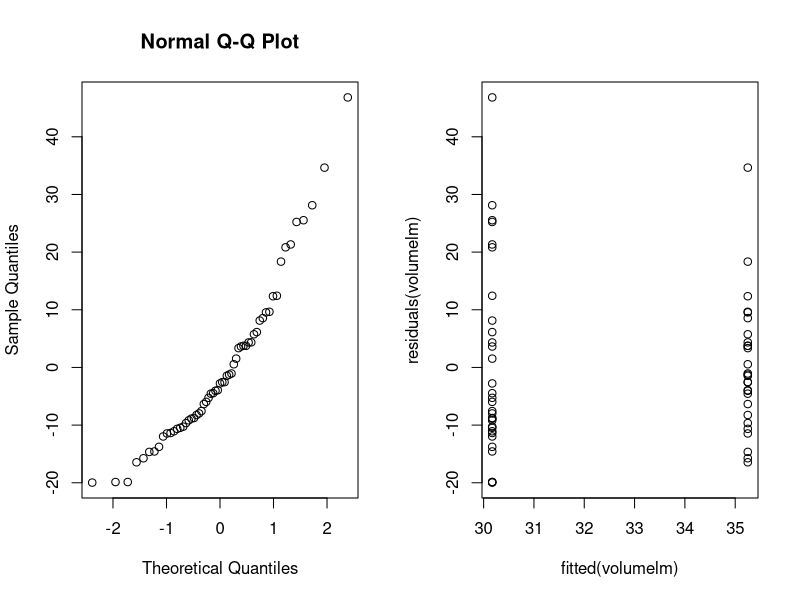
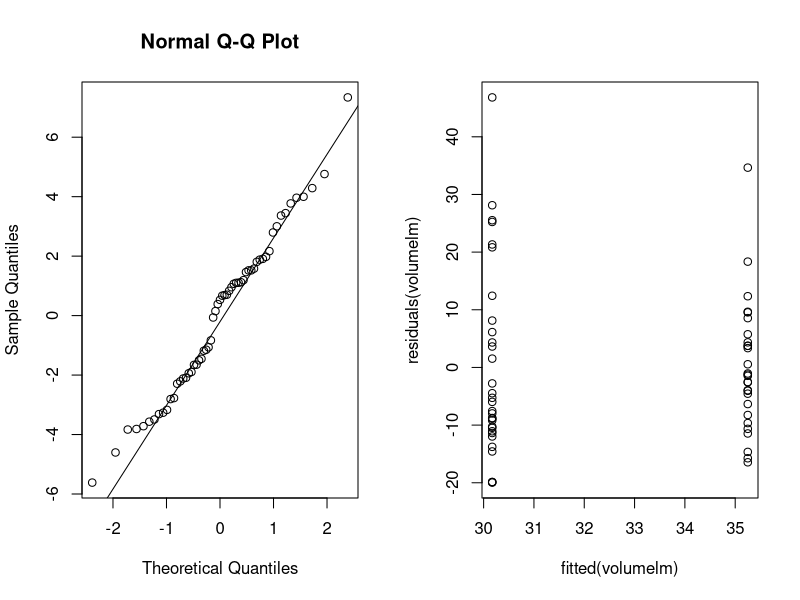
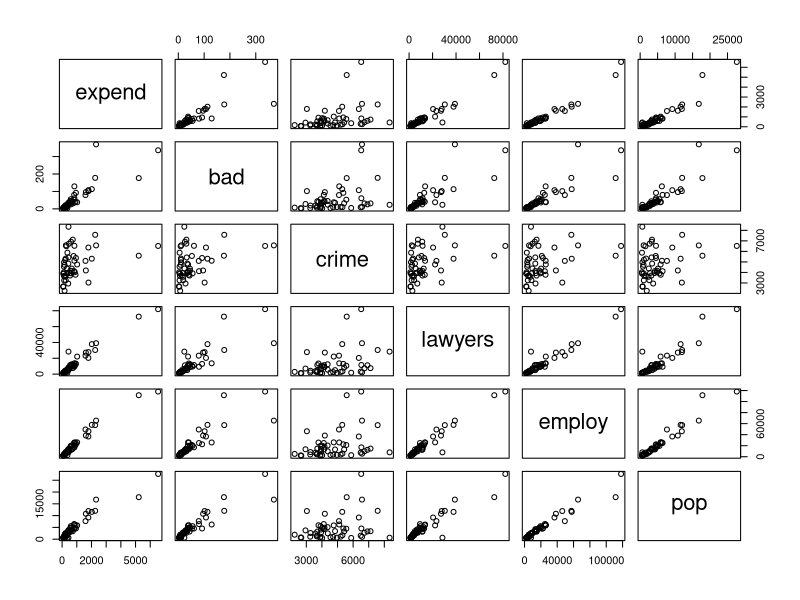
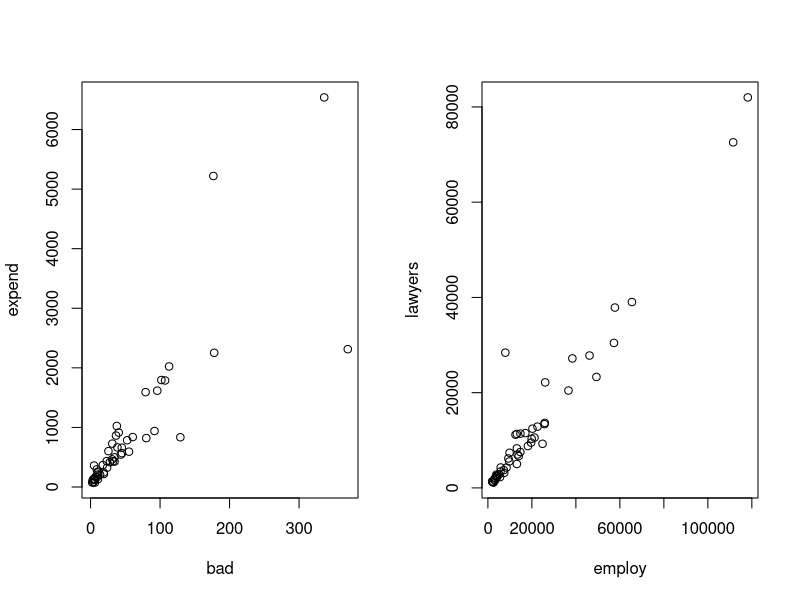
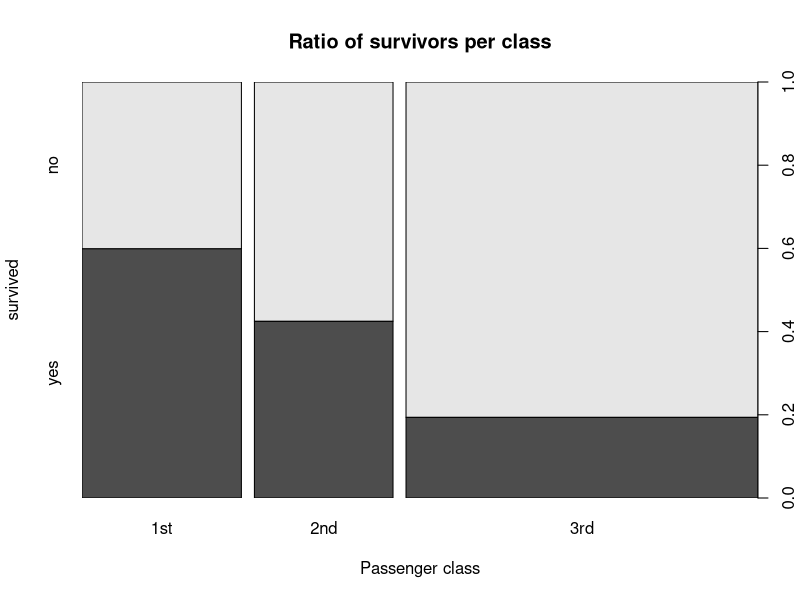
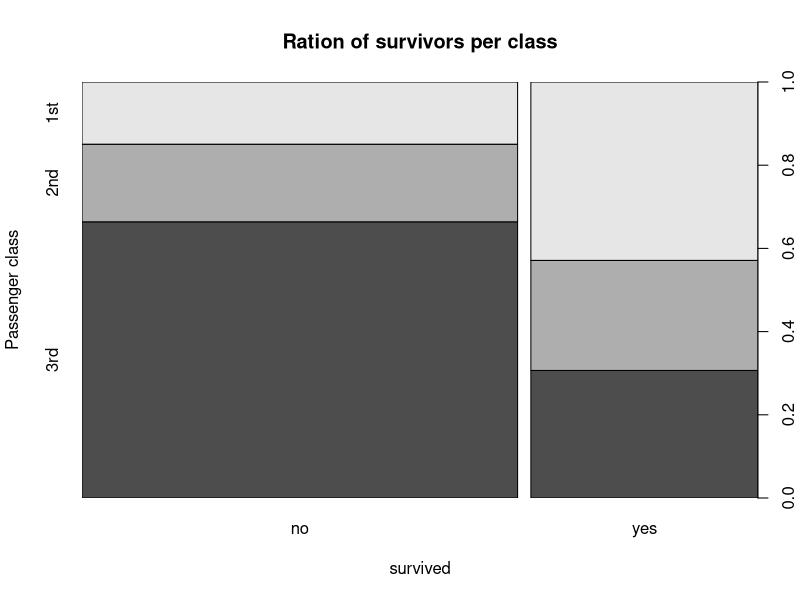
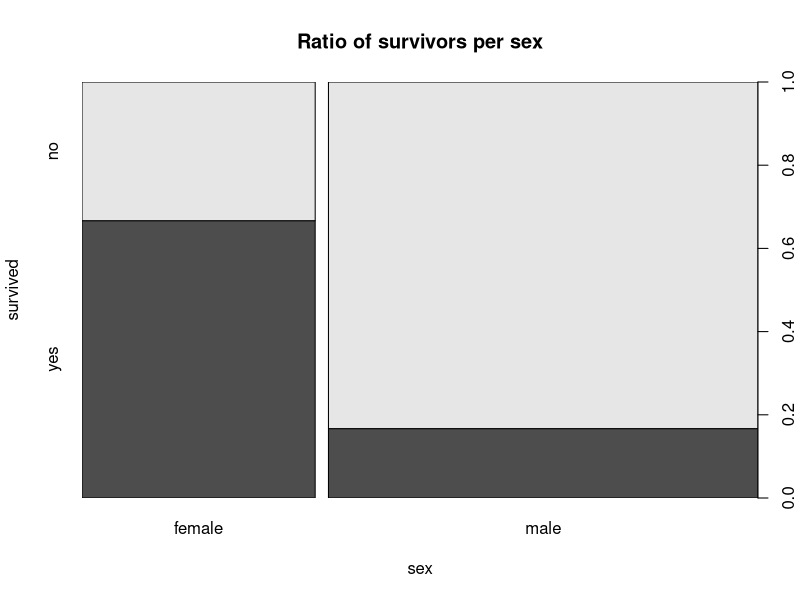
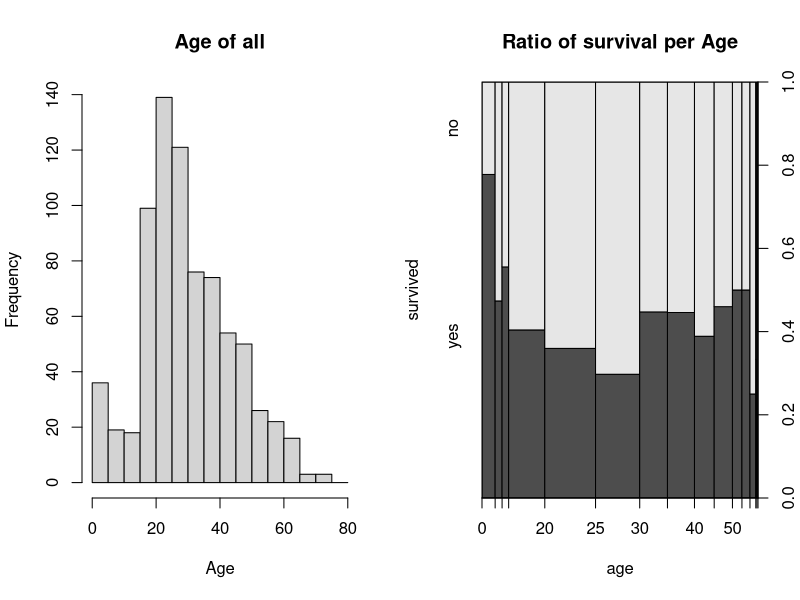

The R script that drew these images, in order:
## ---- chunk 1
treeVolume = read.table("treeVolume.txt", header = T)
head(treeVolume)
## ---- chunk 2
volumelm = lm(volume ~ factor(type), data = treeVolume)
anova(volumelm)
## ---- chunk 3
par(mfrow=c(1,2))
qqnorm(residuals(volumelm))
plot(fitted(volumelm), residuals(volumelm))
par(mfrow=c(1,1))
## ---- chunk 4
t.test(volume ~ factor(type), data=treeVolume)
## ---- chunk 5
volumelm1 = lm(volume ~ height + factor(type) * diameter, data = treeVolume)
anova(volumelm1)
## ---- chunk 6
volumelm2 = lm(volume ~ diameter + factor(type) * height, data = treeVolume)
anova(volumelm2)
## ---- chunk 7
volumeFulllm = lm(volume ~ diameter + height + factor(type), data = treeVolume)
anova(volumeFulllm)
## ---- chunk 8
volumeFulllm = lm(volume ~ diameter + height, data = treeVolume)
anova(volumeFulllm)
## ---- chunk 9
volumeFulllm = lm(volume ~ diameter * height, data = treeVolume)
anova(volumeFulllm)
## ---- chunk 10
par(mfrow=c(1,2))
qqnorm(residuals(volumeFulllm))
qqline(residuals(volumeFulllm))
plot(fitted(volumelm), residuals(volumelm))
par(mfrow=c(1,1))

## ---- chunk 11
d = mean(treeVolume$diameter)
h = mean(treeVolume$height)
avgTree = data.frame(diameter=d, height=h, type="oak")

unname(predict(volumeFulllm, avgTree))

## ---- chunk 12
perfectVolume = pi * (treeVolume$diameter / 2)**2 * treeVolume$height
volumePerfectlm = lm(treeVolume$volume ~ perfectVolume)
anova(volumePerfectlm)
## ---- chunk 13
summary(volumeFulllm)
summary(volumePerfectlm)
## ---- chunk 14
expensescrime = read.table("expensescrime.txt", header = T)
pairs(expensescrime[,-1])
## ---- chunk 15
par(mfrow=c(1,2))
plot(expend ~ bad, data=expensescrime)
plot(lawyers ~ employ, data=expensescrime)
par(mfrow=c(1,1))
## ---- chunk 16
summary(lm(expend ~ bad, data=expensescrime))$r.squared
summary(lm(expend ~ crime, data=expensescrime))$r.squared
summary(lm(expend ~ lawyers, data=expensescrime))$r.squared
summary(lm(expend ~ employ, data=expensescrime))$r.squared
summary(lm(expend ~ pop, data=expensescrime))$r.squared


## ---- chunk 17
summary(lm(expend ~ employ + bad, data=expensescrime))$r.squared
summary(lm(expend ~ employ + crime, data=expensescrime))$r.squared
summary(lm(expend ~ employ + lawyers, data=expensescrime))$r.squared
summary(lm(expend ~ employ + pop, data=expensescrime))$r.squared
## ---- chunk 18
summary(lm(expend ~ employ + lawyers + bad, data=expensescrime))$r.squared
summary(lm(expend ~ employ + lawyers + crime, data=expensescrime))$r.squared
summary(lm(expend ~ employ + lawyers + pop, data=expensescrime))$r.squared
## ---- chunk 19
model = lm(expend ~ employ + lawyers, data=expensescrime)
## ---- chunk 20
newData = data.frame(bad=50, crime=5000, lawyers=5000, employ=5000, pop=5000)
predict(model, newData, interval = 'prediction')
## ---- chunk 21
titanic = read.table("titanic.txt", header = T)
## ---- chunk 22
survived = factor(titanic$Survived, c('0', '1'), c('no', 'yes'))
plot(survived ~ factor(titanic$PClass), main='Ratio of survivors per class', xlab='Passenger class', ylab='survived')
## ---- chunk 23
plot(survived, factor(titanic$PClass), main='Ration of survivors per class', ylab='Passenger class', xlab='survived')
## ---- chunk 24
plot(factor(titanic$Sex), survived, main='Ratio of survivors per sex', xlab='sex', ylab='survived')
## ---- chunk 25
par(mfrow=c(1,2))
hist(titanic$Age, breaks = seq(0, 80, 5), main='Age of all', xlab='Age')
plot(survived ~ titanic$Age, main='Ratio of survival per Age', xlab='age', ylab='survived')
par(mfrow=c(1,1))
## ---- chunk 26
titlm = lm(Survived ~ factor(PClass) + Age + factor(Sex), data=titanic)
summary(titlm)
## ---- chunk 27
titIntlm1 = lm(Survived ~ factor(PClass) + Age + factor(Sex) + factor(PClass):Age, data=titanic)
anova(titIntlm1)

titIntlm2 = lm(Survived ~ factor(PClass) + Age + factor(Sex) + factor(Sex):Age, data=titanic)
anova(titIntlm2)
## ---- chunk 28
tlm = lm(Survived ~ factor(PClass) + Age + factor(Sex) + factor(Sex):Age + factor(PClass):Age, data=titanic)
anova(tlm)
summary(tlm)
## ---- chunk 29
combinations = expand.grid(Age=55, Sex = levels(factor(titanic$Sex)), PClass = levels(factor(titanic$PClass)))
combinations$survProb = predict(tlm, combinations)
combinations
## ---- chunk 30
coups = read.table("coups.txt", header = T)
## ---- chunk 31
model <- glm(miltcoup ~ ., data = coups, family = "poisson")
summary(model)
